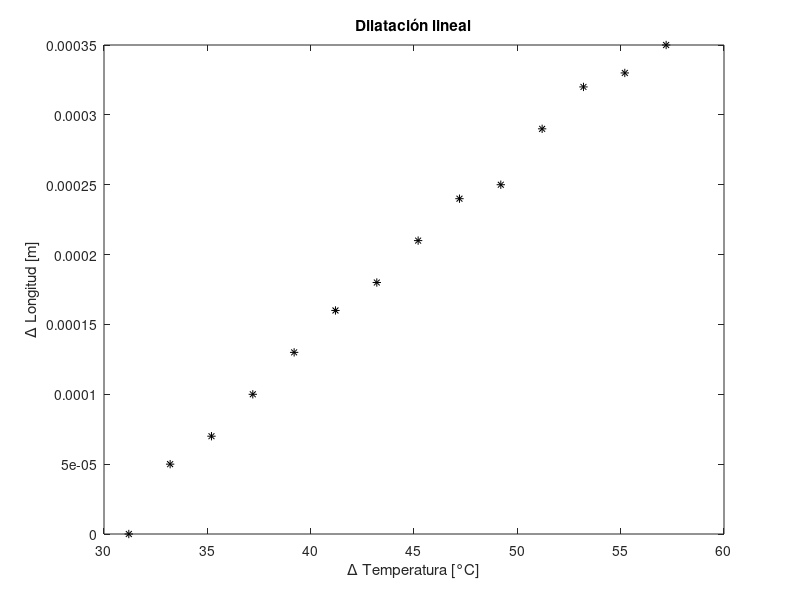
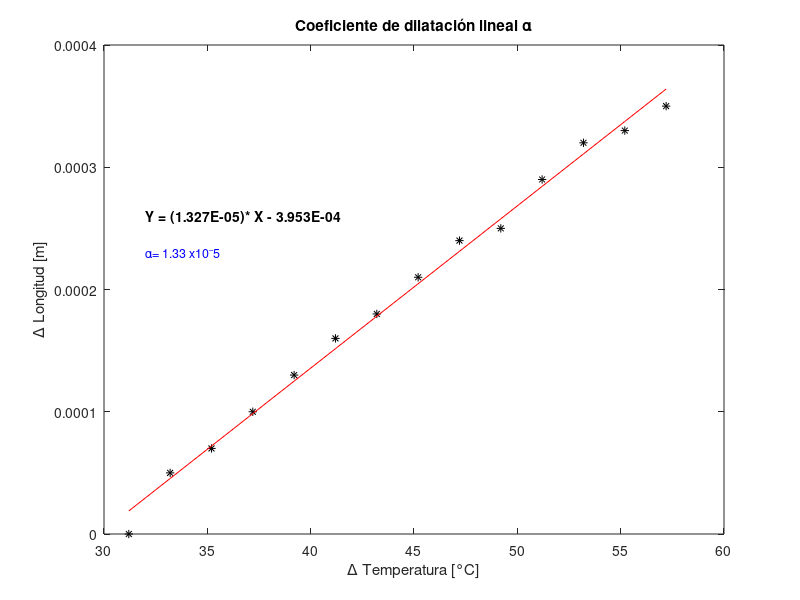

MATLAB code to generate these figures, in order: (Note: this script raises an error after producing the figures.)
clear; clc;
format SHORTE;
x=[31.2,33.2,35.2,37.2,39.2,41.2,43.2,45.2,47.2,49.2,51.2,53.2,55.2,57.2];
y=[0,0.05, 0.07,0.1,0.13,0.16,0.18,0.21,0.24,0.25,0.29,0.32,0.33,0.35]./1000;
figure(1);
plot(x,y);
plot(x, y,'k*');
xlabel('Δ Temperatura [°C]');
ylabel('Δ Longitud [m]');
title('Dilatación lineal');

p = polyfit(x,y,1);

y1= polyval(p,x);
caption = sprintf('Y = (1.327E-05)* X - 3.953E-04');


figure(2);
plot(x,y,'*k');
hold on
plot(x, y1,'r');
xlabel('Δ Temperatura [°C]');
ylabel('Δ Longitud [m]');
title('Coeficiente de dilatación lineal α');
text(32,0.00026, caption, 'FontSize', 10, 'Color', 'k', 'FontWeight', 'bold');
hold on;
text(32,0.00023, 'α= 1.33 x10⁻5 ', 'FontSize', 9, 'Color', 'b');

format short;
delta_L= y'.*1000;
delta_T=x';

table(delta_T, delta_L)